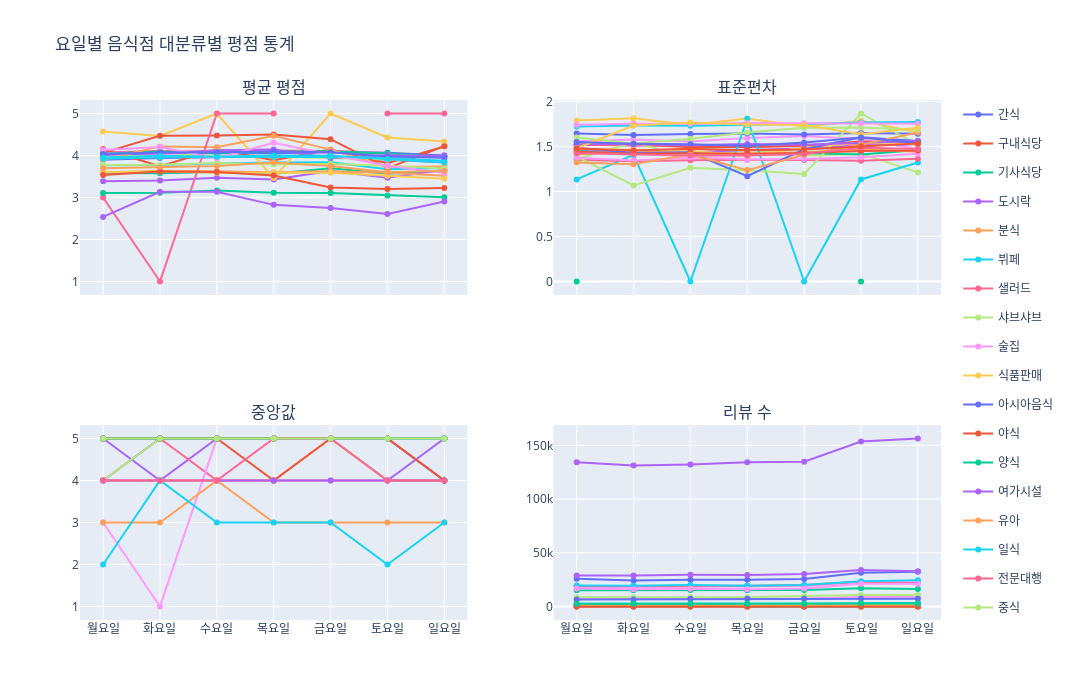

Write notebook code for a chart like this one.
### Code cell
def melt_df(df, value_name):
    return df.reset_index().melt(id_vars='reviewer_review_weekday', var_name='음식점_대분류', value_name=value_name)

df_mean = melt_df(grouped_mean, '평균')
df_std = melt_df(grouped_std, '표준편차')
df_median = melt_df(grouped_median, '중앙값')
df_count = melt_df(grouped_count, '리뷰 수')

fig = sp.make_subplots(
    rows=2, cols=2,
    subplot_titles=['평균 평점', '표준편차', '중앙값', '리뷰 수'],
    shared_xaxes=True
)

def add_trace(fig, df, row, col, y_name):
    for category in df['음식점_대분류'].unique():
        df_cat = df[df['음식점_대분류'] == category]
        fig.add_trace(
            go.Scatter(
                x=df_cat['reviewer_review_weekday'],
                y=df_cat[y_name],
                mode='lines+markers',
                name=category,
                legendgroup=category,
                showlegend=(row == 1 and col == 1) 
            ),
            row=row, col=col
        )

add_trace(fig, df_mean, 1, 1, '평균')
add_trace(fig, df_std, 1, 2, '표준편차')
add_trace(fig, df_median, 2, 1, '중앙값')
add_trace(fig, df_count, 2, 2, '리뷰 수')

fig.update_layout(height=700, width=1200, title_text='요일별 음식점 대분류별 평점 통계')
fig.show()

### Figure 1 — Plotly figure (JSON) as saved in the notebook; plotly's stock layout.template omitted (floating-point values rounded to 4 significant figures)
{"data": [{"legendgroup": "간식", "mode": "lines+markers", "name": "간식", "showlegend": true, "type": "scatter", "x": ["월요일", "화요일", "수요일", "목요일", "금요일", "토요일", "일요일"], "xaxis": "x", "y": [3.9, 3.938, 3.957, 3.992, 3.961, 3.902, 3.839], "yaxis": "y"}, {"legendgroup": "구내식당", "mode": "lines+markers", "name": "구내식당", "showlegend": true, "type": "scatter", "x": ["월요일", "화요일", "수요일", "목요일", "금요일", "토요일", "일요일"], "xaxis": "x", "y": [4.154, 3.747, 4.15, 3.89, 4.14, 3.814, 4.218], "yaxis": "y"}, {"legendgroup": "기사식당", "mode": "lines+markers", "name": "기사식당", "showlegend": true, "type": "scatter", "x": ["월요일", "화요일", "수요일", "목요일", "금요일", "토요일", "일요일"], "xaxis": "x", "y": [3.582, 3.578, 3.609, 3.567, 3.699, 3.564, 3.629], "yaxis": "y"}, {"legendgroup": "도시락", "mode": "lines+markers", "name": "도시락", "showlegend": true, "type": "scatter", "x": ["월요일", "화요일", "수요일", "목요일", "금요일", "토요일", "일요일"], "xaxis": "x", "y": [3.386, 3.407, 3.47, 3.427, 3.63, 3.469, 3.662], "yaxis": "y"}, {"legendgroup": "분식", "mode": "lines+markers", "name": "분식", "showlegend": true, "type": "scatter", "x": ["월요일", "화요일", "수요일", "목요일", "금요일", "토요일", "일요일"], "xaxis": "x", "y": [3.589, 3.639, 3.623, 3.603, 3.628, 3.587, 3.521], "yaxis": "y"}, {"legendgroup": "뷔페", "mode": "lines+markers", "name": "뷔페", "showlegend": true, "type": "scatter", "x": ["월요일", "화요일", "수요일", "목요일", "금요일", "토요일", "일요일"], "xaxis": "x", "y": [3.771, 3.775, 3.81, 3.835, 3.84, 3.673, 3.7], "yaxis": "y"}, {"legendgroup": "샐러드", "mode": "lines+markers", "name": "샐러드", "showlegend": true, "type": "scatter", "x": ["월요일", "화요일", "수요일", "목요일", "금요일", "토요일", "일요일"], "xaxis": "x", "y": [4.069, 4.106, 4.088, 4.118, 4.108, 4.062, 3.984], "yaxis": "y"}, {"legendgroup": "샤브샤브", "mode": "lines+markers", "name": "샤브샤브", "showlegend": true, "type": "scatter", "x": ["월요일", "화요일", "수요일", "목요일", "금요일", "토요일", "일요일"], "xaxis": "x", "y": [3.954, 4.015, 3.998, 3.974, 3.941, 3.907, 3.857], "yaxis": "y"}, {"legendgroup": "술집", "mode": "lines+markers", "name": "술집", "showlegend": true, "type": "scatter", "x": ["월요일", "화요일", "수요일", "목요일", "금요일", "토요일", "일요일"], "xaxis": "x", "y": [4.068, 4.032, 4.093, 4.085, 4.072, 4.007, 4.007], "yaxis": "y"}, {"legendgroup": "식품판매", "mode": "lines+markers", "name": "식품판매", "showlegend": true, "type": "scatter", "x": ["월요일", "화요일", "수요일", "목요일", "금요일", "토요일", "일요일"], "xaxis": "x", "y": [4.571, 4.467, 5.0, 3.462, 5.0, 4.429, 4.333], "yaxis": "y"}, {"legendgroup": "아시아음식", "mode": "lines+markers", "name": "아시아음식", "showlegend": true, "type": "scatter", "x": ["월요일", "화요일", "수요일", "목요일", "금요일", "토요일", "일요일"], "xaxis": "x", "y": [4.015, 4.069, 4.052, 4.052, 4.078, 4.066, 4.003], "yaxis": "y"}, {"legendgroup": "야식", "mode": "lines+markers", "name": "야식", "showlegend": true, "type": "scatter", "x": ["월요일", "화요일", "수요일", "목요일", "금요일", "토요일", "일요일"], "xaxis": "x", "y": [4.062, 4.471, 4.474, 4.5, 4.389, 3.7, 4.222], "yaxis": "y"}, {"legendgroup": "양식", "mode": "lines+markers", "name": "양식", "showlegend": true, "type": "scatter", "x": ["월요일", "화요일", "수요일", "목요일", "금요일", "토요일", "일요일"], "xaxis": "x", "y": [4.043, 4.093, 4.062, 4.091, 4.099, 4.051, 3.962], "yaxis": "y"}, {"legendgroup": "여가시설", "mode": "lines+markers", "name": "여가시설", "showlegend": true, "type": "scatter", "x": ["월요일", "화요일", "수요일", "목요일", "금요일", "토요일", "일요일"], "xaxis": "x", "y": [4.022, 4.048, 4.122, 4.14, 3.94, 4.005, 3.985], "yaxis": "y"}, {"legendgroup": "유아", "mode": "lines+markers", "name": "유아", "showlegend": true, "type": "scatter", "x": ["월요일", "화요일", "수요일", "목요일", "금요일", "토요일", "일요일"], "xaxis": "x", "y": [3.891, 4.217, 4.195, 4.472, 4.14, 3.727, 3.736], "yaxis": "y"}, {"legendgroup": "일식", "mode": "lines+markers", "name": "일식", "showlegend": true, "type": "scatter", "x": ["월요일", "화요일", "수요일", "목요일", "금요일", "토요일", "일요일"], "xaxis": "x", "y": [3.922, 3.958, 3.964, 3.967, 3.971, 3.938, 3.877], "yaxis": "y"}, {"legendgroup": "전문대행", "mode": "lines+markers", "name": "전문대행", "showlegend": true, "type": "scatter", "x": ["월요일", "화요일", "수요일", "목요일", "금요일", "토요일", "일요일"], "xaxis": "x", "y": [3.0, 1.0, 5.0, 5.0, NaN, 5.0, 5.0], "yaxis": "y"}, {"legendgroup": "중식", "mode": "lines+markers", "name": "중식", "showlegend": true, "type": "scatter", "x": ["월요일", "화요일", "수요일", "목요일", "금요일", "토요일", "일요일"], "xaxis": "x", "y": [3.772, 3.782, 3.819, 3.783, 3.8, 3.756, 3.691], "yaxis": "y"}, {"legendgroup": "철판요리", "mode": "lines+markers", "name": "철판요리", "showlegend": true, "type": "scatter", "x": ["월요일", "화요일", "수요일", "목요일", "금요일", "토요일", "일요일"], "xaxis": "x", "y": [4.131, 4.204, 3.934, 4.303, 4.019, 3.756, 3.585], "yaxis": "y"}, {"legendgroup": "치킨", "mode": "lines+markers", "name": "치킨", "showlegend": true, "type": "scatter", "x": ["월요일", "화요일", "수요일", "목요일", "금요일", "토요일", "일요일"], "xaxis": "x", "y": [3.609, 3.616, 3.587, 3.593, 3.591, 3.515, 3.445], "yaxis": "y"}, {"legendgroup": "카페", "mode": "lines+markers", "name": "카페", "showlegend": true, "type": "scatter", "x": ["월요일", "화요일", "수요일", "목요일", "금요일", "토요일", "일요일"], "xaxis": "x", "y": [4.033, 4.069, 4.079, 4.094, 4.075, 3.974, 3.945], "yaxis": "y"}, {"legendgroup": "패밀리레스토랑", "mode": "lines+markers", "name": "패밀리레스토랑", "showlegend": true, "type": "scatter", "x": ["월요일", "화요일", "수요일", "목요일", "금요일", "토요일", "일요일"], "xaxis": "x", "y": [3.534, 3.619, 3.607, 3.522, 3.24, 3.203, 3.228], "yaxis": "y"}, {"legendgroup": "패스트푸드", "mode": "lines+markers", "name": "패스트푸드", "showlegend": true, "type": "scatter", "x": ["월요일", "화요일", "수요일", "목요일", "금요일", "토요일", "일요일"], "xaxis": "x", "y": [3.108, 3.113, 3.166, 3.112, 3.11, 3.049, 3.003], "yaxis": "y"}, {"legendgroup": "푸드코트", "mode": "lines+markers", "name": "푸드코트", "showlegend": true, "type": "scatter", "x": ["월요일", "화요일", "수요일", "목요일", "금요일", "토요일", "일요일"], "xaxis": "x", "y": [2.537, 3.138, 3.138, 2.825, 2.75, 2.608, 2.904], "yaxis": "y"}, {"legendgroup": "퓨전요리", "mode": "lines+markers", "name": "퓨전요리", "showlegend": true, "type": "scatter", "x": ["월요일", "화요일", "수요일", "목요일", "금요일", "토요일", "일요일"], "xaxis": "x", "y": [3.695, 3.729, 3.752, 3.835, 3.749, 3.603, 3.638], "yaxis": "y"}, {"legendgroup": "한식", "mode": "lines+markers", "name": "한식", "showlegend": true, "type": "scatter", "x": ["월요일", "화요일", "수요일", "목요일", "금요일", "토요일", "일요일"], "xaxis": "x", "y": [3.955, 3.997, 3.968, 4.0, 3.996, 3.908, 3.832], "yaxis": "y"}, {"legendgroup": "간식", "mode": "lines+markers", "name": "간식", "showlegend": false, "type": "scatter", "x": ["월요일", "화요일", "수요일", "목요일", "금요일", "토요일", "일요일"], "xaxis": "x2", "y": [1.52, 1.509, 1.502, 1.493, 1.509, 1.527, 1.535], "yaxis": "y2"}, {"legendgroup": "구내식당", "mode": "lines+markers", "name": "구내식당", "showlegend": false, "type": "scatter", "x": ["월요일", "화요일", "수요일", "목요일", "금요일", "토요일", "일요일"], "xaxis": "x2", "y": [1.361, 1.546, 1.373, 1.466, 1.399, 1.42, 1.212], "yaxis": "y2"}, {"legendgroup": "기사식당", "mode": "lines+markers", "name": "기사식당", "showlegend": false, "type": "scatter", "x": ["월요일", "화요일", "수요일", "목요일", "금요일", "토요일", "일요일"], "xaxis": "x2", "y": [1.556, 1.578, 1.555, 1.593, 1.618, 1.584, 1.471], "yaxis": "y2"}, {"legendgroup": "도시락", "mode": "lines+markers", "name": "도시락", "showlegend": false, "type": "scatter", "x": ["월요일", "화요일", "수요일", "목요일", "금요일", "토요일", "일요일"], "xaxis": "x2", "y": [1.79, 1.814, 1.739, 1.81, 1.72, 1.786, 1.656], "yaxis": "y2"}, {"legendgroup": "분식", "mode": "lines+markers", "name": "분식", "showlegend": false, "type": "scatter", "x": ["월요일", "화요일", "수요일", "목요일", "금요일", "토요일", "일요일"], "xaxis": "x2", "y": [1.646, 1.627, 1.639, 1.643, 1.634, 1.649, 1.641], "yaxis": "y2"}, {"legendgroup": "뷔페", "mode": "lines+markers", "name": "뷔페", "showlegend": false, "type": "scatter", "x": ["월요일", "화요일", "수요일", "목요일", "금요일", "토요일", "일요일"], "xaxis": "x2", "y": [1.519, 1.533, 1.491, 1.496, 1.512, 1.556, 1.539], "yaxis": "y2"}, {"legendgroup": "샐러드", "mode": "lines+markers", "name": "샐러드", "showlegend": false, "type": "scatter", "x": ["월요일", "화요일", "수요일", "목요일", "금요일", "토요일", "일요일"], "xaxis": "x2", "y": [1.456, 1.423, 1.429, 1.405, 1.429, 1.412, 1.461], "yaxis": "y2"}, {"legendgroup": "샤브샤브", "mode": "lines+markers", "name": "샤브샤브", "showlegend": false, "type": "scatter", "x": ["월요일", "화요일", "수요일", "목요일", "금요일", "토요일", "일요일"], "xaxis": "x2", "y": [1.471, 1.43, 1.435, 1.462, 1.477, 1.51, 1.524], "yaxis": "y2"}, {"legendgroup": "술집", "mode": "lines+markers", "name": "술집", "showlegend": false, "type": "scatter", "x": ["월요일", "화요일", "수요일", "목요일", "금요일", "토요일", "일요일"], "xaxis": "x2", "y": [1.412, 1.462, 1.417, 1.422, 1.437, 1.472, 1.442], "yaxis": "y2"}, {"legendgroup": "식품판매", "mode": "lines+markers", "name": "식품판매", "showlegend": false, "type": "scatter", "x": ["월요일", "화요일", "수요일", "목요일", "금요일", "토요일", "일요일"], "xaxis": "x2", "y": [1.134, 1.407, 0.0, 1.808, 0.0, 1.134, 1.323], "yaxis": "y2"}, {"legendgroup": "아시아음식", "mode": "lines+markers", "name": "아시아음식", "showlegend": false, "type": "scatter", "x": ["월요일", "화요일", "수요일", "목요일", "금요일", "토요일", "일요일"], "xaxis": "x2", "y": [1.353, 1.337, 1.347, 1.353, 1.351, 1.342, 1.365], "yaxis": "y2"}, {"legendgroup": "야식", "mode": "lines+markers", "name": "야식", "showlegend": false, "type": "scatter", "x": ["월요일", "화요일", "수요일", "목요일", "금요일", "토요일", "일요일"], "xaxis": "x2", "y": [1.389, 1.068, 1.264, 1.235, 1.195, 1.867, 1.517], "yaxis": "y2"}, {"legendgroup": "양식", "mode": "lines+markers", "name": "양식", "showlegend": false, "type": "scatter", "x": ["월요일", "화요일", "수요일", "목요일", "금요일", "토요일", "일요일"], "xaxis": "x2", "y": [1.374, 1.346, 1.377, 1.357, 1.36, 1.379, 1.419], "yaxis": "y2"}, {"legendgroup": "여가시설", "mode": "lines+markers", "name": "여가시설", "showlegend": false, "type": "scatter", "x": ["월요일", "화요일", "수요일", "목요일", "금요일", "토요일", "일요일"], "xaxis": "x2", "y": [1.473, 1.464, 1.457, 1.395, 1.49, 1.543, 1.525], "yaxis": "y2"}, {"legendgroup": "유아", "mode": "lines+markers", "name": "유아", "showlegend": false, "type": "scatter", "x": ["월요일", "화요일", "수요일", "목요일", "금요일", "토요일", "일요일"], "xaxis": "x2", "y": [1.487, 1.427, 1.436, 1.17, 1.469, 1.602, 1.562], "yaxis": "y2"}, {"legendgroup": "일식", "mode": "lines+markers", "name": "일식", "showlegend": false, "type": "scatter", "x": ["월요일", "화요일", "수요일", "목요일", "금요일", "토요일", "일요일"], "xaxis": "x2", "y": [1.442, 1.42, 1.426, 1.42, 1.427, 1.449, 1.456], "yaxis": "y2"}, {"legendgroup": "전문대행", "mode": "lines+markers", "name": "전문대행", "showlegend": false, "type": "scatter", "x": ["월요일", "화요일", "수요일", "목요일", "금요일", "토요일", "일요일"], "xaxis": "x2", "y": [0.0, NaN, NaN, NaN, NaN, 0.0, NaN], "yaxis": "y2"}, {"legendgroup": "중식", "mode": "lines+markers", "name": "중식", "showlegend": false, "type": "scatter", "x": ["월요일", "화요일", "수요일", "목요일", "금요일", "토요일", "일요일"], "xaxis": "x2", "y": [1.522, 1.529, 1.513, 1.528, 1.52, 1.538, 1.56], "yaxis": "y2"}, {"legendgroup": "철판요리", "mode": "lines+markers", "name": "철판요리", "showlegend": false, "type": "scatter", "x": ["월요일", "화요일", "수요일", "목요일", "금요일", "토요일", "일요일"], "xaxis": "x2", "y": [1.323, 1.302, 1.413, 1.238, 1.407, 1.521, 1.655], "yaxis": "y2"}, {"legendgroup": "치킨", "mode": "lines+markers", "name": "치킨", "showlegend": false, "type": "scatter", "x": ["월요일", "화요일", "수요일", "목요일", "금요일", "토요일", "일요일"], "xaxis": "x2", "y": [1.722, 1.733, 1.731, 1.739, 1.751, 1.766, 1.773], "yaxis": "y2"}, {"legendgroup": "카페", "mode": "lines+markers", "name": "카페", "showlegend": false, "type": "scatter", "x": ["월요일", "화요일", "수요일", "목요일", "금요일", "토요일", "일요일"], "xaxis": "x2", "y": [1.426, 1.415, 1.401, 1.401, 1.416, 1.487, 1.472], "yaxis": "y2"}, {"legendgroup": "패밀리레스토랑", "mode": "lines+markers", "name": "패밀리레스토랑", "showlegend": false, "type": "scatter", "x": ["월요일", "화요일", "수요일", "목요일", "금요일", "토요일", "일요일"], "xaxis": "x2", "y": [1.6, 1.534, 1.585, 1.656, 1.71, 1.711, 1.687], "yaxis": "y2"}, {"legendgroup": "패스트푸드", "mode": "lines+markers", "name": "패스트푸드", "showlegend": false, "type": "scatter", "x": ["월요일", "화요일", "수요일", "목요일", "금요일", "토요일", "일요일"], "xaxis": "x2", "y": [1.742, 1.753, 1.752, 1.761, 1.759, 1.757, 1.753], "yaxis": "y2"}, {"legendgroup": "푸드코트", "mode": "lines+markers", "name": "푸드코트", "showlegend": false, "type": "scatter", "x": ["월요일", "화요일", "수요일", "목요일", "금요일", "토요일", "일요일"], "xaxis": "x2", "y": [1.48, 1.734, 1.767, 1.744, 1.74, 1.636, 1.708], "yaxis": "y2"}, {"legendgroup": "퓨전요리", "mode": "lines+markers", "name": "퓨전요리", "showlegend": false, "type": "scatter", "x": ["월요일", "화요일", "수요일", "목요일", "금요일", "토요일", "일요일"], "xaxis": "x2", "y": [1.55, 1.531, 1.524, 1.505, 1.543, 1.601, 1.539], "yaxis": "y2"}, {"legendgroup": "한식", "mode": "lines+markers", "name": "한식", "showlegend": false, "type": "scatter", "x": ["월요일", "화요일", "수요일", "목요일", "금요일", "토요일", "일요일"], "xaxis": "x2", "y": [1.478, 1.456, 1.475, 1.457, 1.466, 1.503, 1.533], "yaxis": "y2"}, {"legendgroup": "간식", "mode": "lines+markers", "name": "간식", "showlegend": false, "type": "scatter", "x": ["월요일", "화요일", "수요일", "목요일", "금요일", "토요일", "일요일"], "xaxis": "x3", "y": [5.0, 5.0, 5.0, 5.0, 5.0, 5.0, 5.0], "yaxis": "y3"}, {"legendgroup": "구내식당", "mode": "lines+markers", "name": "구내식당", "showlegend": false, "type": "scatter", "x": ["월요일", "화요일", "수요일", "목요일", "금요일", "토요일", "일요일"], "xaxis": "x3", "y": [5.0, 4.0, 5.0, 5.0, 5.0, 4.0, 5.0], "yaxis": "y3"}, {"legendgroup": "기사식당", "mode": "lines+markers", "name": "기사식당", "showlegend": false, "type": "scatter", "x": ["월요일", "화요일", "수요일", "목요일", "금요일", "토요일", "일요일"], "xaxis": "x3", "y": [4.0, 4.0, 4.0, 4.0, 5.0, 4.0, 4.0], "yaxis": "y3"}, {"legendgroup": "도시락", "mode": "lines+markers", "name": "도시락", "showlegend": false, "type": "scatter", "x": ["월요일", "화요일", "수요일", "목요일", "금요일", "토요일", "일요일"], "xaxis": "x3", "y": [4.0, 5.0, 5.0, 5.0, 5.0, 5.0, 5.0], "yaxis": "y3"}, {"legendgroup": "분식", "mode": "lines+markers", "name": "분식", "showlegend": false, "type": "scatter", "x": ["월요일", "화요일", "수요일", "목요일", "금요일", "토요일", "일요일"], "xaxis": "x3", "y": [4.0, 5.0, 4.0, 4.0, 4.0, 4.0, 4.0], "yaxis": "y3"}, {"legendgroup": "뷔페", "mode": "lines+markers", "name": "뷔페", "showlegend": false, "type": "scatter", "x": ["월요일", "화요일", "수요일", "목요일", "금요일", "토요일", "일요일"], "xaxis": "x3", "y": [4.0, 5.0, 5.0, 5.0, 5.0, 4.0, 4.0], "yaxis": "y3"}, {"legendgroup": "샐러드", "mode": "lines+markers", "name": "샐러드", "showlegend": false, "type": "scatter", "x": ["월요일", "화요일", "수요일", "목요일", "금요일", "토요일", "일요일"], "xaxis": "x3", "y": [5.0, 5.0, 5.0, 5.0, 5.0, 5.0, 5.0], "yaxis": "y3"}, {"legendgroup": "샤브샤브", "mode": "lines+markers", "name": "샤브샤브", "showlegend": false, "type": "scatter", "x": ["월요일", "화요일", "수요일", "목요일", "금요일", "토요일", "일요일"], "xaxis": "x3", "y": [5.0, 5.0, 5.0, 5.0, 5.0, 5.0, 5.0], "yaxis": "y3"}, {"legendgroup": "술집", "mode": "lines+markers", "name": "술집", "showlegend": false, "type": "scatter", "x": ["월요일", "화요일", "수요일", "목요일", "금요일", "토요일", "일요일"], "xaxis": "x3", "y": [5.0, 5.0, 5.0, 5.0, 5.0, 5.0, 5.0], "yaxis": "y3"}, {"legendgroup": "식품판매", "mode": "lines+markers", "name": "식품판매", "showlegend": false, "type": "scatter", "x": ["월요일", "화요일", "수요일", "목요일", "금요일", "토요일", "일요일"], "xaxis": "x3", "y": [5.0, 5.0, 5.0, 4.0, 5.0, 5.0, 5.0], "yaxis": "y3"}, {"legendgroup": "아시아음식", "mode": "lines+markers", "name": "아시아음식", "showlegend": false, "type": "scatter", "x": ["월요일", "화요일", "수요일", "목요일", "금요일", "토요일", "일요일"], "xaxis": "x3", "y": [5.0, 5.0, 5.0, 5.0, 5.0, 5.0, 5.0], "yaxis": "y3"}, {"legendgroup": "야식", "mode": "lines+markers", "name": "야식", "showlegend": false, "type": "scatter", "x": ["월요일", "화요일", "수요일", "목요일", "금요일", "토요일", "일요일"], "xaxis": "x3", "y": [5.0, 5.0, 5.0, 5.0, 5.0, 5.0, 5.0], "yaxis": "y3"}, {"legendgroup": "양식", "mode": "lines+markers", "name": "양식", "showlegend": false, "type": "scatter", "x": ["월요일", "화요일", "수요일", "목요일", "금요일", "토요일", "일요일"], "xaxis": "x3", "y": [5.0, 5.0, 5.0, 5.0, 5.0, 5.0, 5.0], "yaxis": "y3"}, {"legendgroup": "여가시설", "mode": "lines+markers", "name": "여가시설", "showlegend": false, "type": "scatter", "x": ["월요일", "화요일", "수요일", "목요일", "금요일", "토요일", "일요일"], "xaxis": "x3", "y": [5.0, 5.0, 5.0, 5.0, 5.0, 5.0, 5.0], "yaxis": "y3"}, {"legendgroup": "유아", "mode": "lines+markers", "name": "유아", "showlegend": false, "type": "scatter", "x": ["월요일", "화요일", "수요일", "목요일", "금요일", "토요일", "일요일"], "xaxis": "x3", "y": [5.0, 5.0, 5.0, 5.0, 5.0, 5.0, 4.0], "yaxis": "y3"}, {"legendgroup": "일식", "mode": "lines+markers", "name": "일식", "showlegend": false, "type": "scatter", "x": ["월요일", "화요일", "수요일", "목요일", "금요일", "토요일", "일요일"], "xaxis": "x3", "y": [5.0, 5.0, 5.0, 5.0, 5.0, 5.0, 5.0], "yaxis": "y3"}, {"legendgroup": "전문대행", "mode": "lines+markers", "name": "전문대행", "showlegend": false, "type": "scatter", "x": ["월요일", "화요일", "수요일", "목요일", "금요일", "토요일", "일요일"], "xaxis": "x3", "y": [3.0, 1.0, 5.0, 5.0, NaN, 5.0, 5.0], "yaxis": "y3"}, {"legendgroup": "중식", "mode": "lines+markers", "name": "중식", "showlegend": false, "type": "scatter", "x": ["월요일", "화요일", "수요일", "목요일", "금요일", "토요일", "일요일"], "xaxis": "x3", "y": [5.0, 5.0, 5.0, 5.0, 5.0, 5.0, 4.0], "yaxis": "y3"}, {"legendgroup": "철판요리", "mode": "lines+markers", "name": "철판요리", "showlegend": false, "type": "scatter", "x": ["월요일", "화요일", "수요일", "목요일", "금요일", "토요일", "일요일"], "xaxis": "x3", "y": [5.0, 5.0, 5.0, 5.0, 5.0, 5.0, 4.0], "yaxis": "y3"}, {"legendgroup": "치킨", "mode": "lines+markers", "name": "치킨", "showlegend": false, "type": "scatter", "x": ["월요일", "화요일", "수요일", "목요일", "금요일", "토요일", "일요일"], "xaxis": "x3", "y": [5.0, 5.0, 5.0, 5.0, 5.0, 5.0, 4.0], "yaxis": "y3"}, {"legendgroup": "카페", "mode": "lines+markers", "name": "카페", "showlegend": false, "type": "scatter", "x": ["월요일", "화요일", "수요일", "목요일", "금요일", "토요일", "일요일"], "xaxis": "x3", "y": [5.0, 5.0, 5.0, 5.0, 5.0, 5.0, 5.0], "yaxis": "y3"}, {"legendgroup": "패밀리레스토랑", "mode": "lines+markers", "name": "패밀리레스토랑", "showlegend": false, "type": "scatter", "x": ["월요일", "화요일", "수요일", "목요일", "금요일", "토요일", "일요일"], "xaxis": "x3", "y": [4.0, 4.0, 4.0, 4.0, 4.0, 4.0, 4.0], "yaxis": "y3"}, {"legendgroup": "패스트푸드", "mode": "lines+markers", "name": "패스트푸드", "showlegend": false, "type": "scatter", "x": ["월요일", "화요일", "수요일", "목요일", "금요일", "토요일", "일요일"], "xaxis": "x3", "y": [3.0, 3.0, 4.0, 3.0, 3.0, 3.0, 3.0], "yaxis": "y3"}, {"legendgroup": "푸드코트", "mode": "lines+markers", "name": "푸드코트", "showlegend": false, "type": "scatter", "x": ["월요일", "화요일", "수요일", "목요일", "금요일", "토요일", "일요일"], "xaxis": "x3", "y": [2.0, 4.0, 3.0, 3.0, 3.0, 2.0, 3.0], "yaxis": "y3"}, {"legendgroup": "퓨전요리", "mode": "lines+markers", "name": "퓨전요리", "showlegend": false, "type": "scatter", "x": ["월요일", "화요일", "수요일", "목요일", "금요일", "토요일", "일요일"], "xaxis": "x3", "y": [4.0, 4.0, 4.0, 5.0, 5.0, 4.0, 4.0], "yaxis": "y3"}, {"legendgroup": "한식", "mode": "lines+markers", "name": "한식", "showlegend": false, "type": "scatter", "x": ["월요일", "화요일", "수요일", "목요일", "금요일", "토요일", "일요일"], "xaxis": "x3", "y": [5.0, 5.0, 5.0, 5.0, 5.0, 5.0, 5.0], "yaxis": "y3"}, {"legendgroup": "간식", "mode": "lines+markers", "name": "간식", "showlegend": false, "type": "scatter", "x": ["월요일", "화요일", "수요일", "목요일", "금요일", "토요일", "일요일"], "xaxis": "x4", "y": [18450.0, 18010.0, 18440.0, 18590.0, 19190.0, 22530.0, 22700.0], "yaxis": "y4"}, {"legendgroup": "구내식당", "mode": "lines+markers", "name": "구내식당", "showlegend": false, "type": "scatter", "x": ["월요일", "화요일", "수요일", "목요일", "금요일", "토요일", "일요일"], "xaxis": "x4", "y": [65.0, 91.0, 100.0, 82.0, 86.0, 59.0, 55.0], "yaxis": "y4"}, {"legendgroup": "기사식당", "mode": "lines+markers", "name": "기사식당", "showlegend": false, "type": "scatter", "x": ["월요일", "화요일", "수요일", "목요일", "금요일", "토요일", "일요일"], "xaxis": "x4", "y": [304.0, 270.0, 279.0, 254.0, 272.0, 335.0, 345.0], "yaxis": "y4"}, {"legendgroup": "도시락", "mode": "lines+markers", "name": "도시락", "showlegend": false, "type": "scatter", "x": ["월요일", "화요일", "수요일", "목요일", "금요일", "토요일", "일요일"], "xaxis": "x4", "y": [459.0, 482.0, 504.0, 529.0, 579.0, 456.0, 414.0], "yaxis": "y4"}, {"legendgroup": "분식", "mode": "lines+markers", "name": "분식", "showlegend": false, "type": "scatter", "x": ["월요일", "화요일", "수요일", "목요일", "금요일", "토요일", "일요일"], "xaxis": "x4", "y": [15030.0, 15030.0, 15350.0, 15200.0, 15310.0, 16870.0, 16320.0], "yaxis": "y4"}, {"legendgroup": "뷔페", "mode": "lines+markers", "name": "뷔페", "showlegend": false, "type": "scatter", "x": ["월요일", "화요일", "수요일", "목요일", "금요일", "토요일", "일요일"], "xaxis": "x4", "y": [1754.0, 1700.0, 1746.0, 1837.0, 1809.0, 1868.0, 1806.0], "yaxis": "y4"}, {"legendgroup": "샐러드", "mode": "lines+markers", "name": "샐러드", "showlegend": false, "type": "scatter", "x": ["월요일", "화요일", "수요일", "목요일", "금요일", "토요일", "일요일"], "xaxis": "x4", "y": [1614.0, 1720.0, 1853.0, 1690.0, 1706.0, 1424.0, 1360.0], "yaxis": "y4"}, {"legendgroup": "샤브샤브", "mode": "lines+markers", "name": "샤브샤브", "showlegend": false, "type": "scatter", "x": ["월요일", "화요일", "수요일", "목요일", "금요일", "토요일", "일요일"], "xaxis": "x4", "y": [2629.0, 2445.0, 2474.0, 2457.0, 2539.0, 3078.0, 3306.0], "yaxis": "y4"}, {"legendgroup": "술집", "mode": "lines+markers", "name": "술집", "showlegend": false, "type": "scatter", "x": ["월요일", "화요일", "수요일", "목요일", "금요일", "토요일", "일요일"], "xaxis": "x4", "y": [18740.0, 18820.0, 18790.0, 19320.0, 20080.0, 22980.0, 21440.0], "yaxis": "y4"}, {"legendgroup": "식품판매", "mode": "lines+markers", "name": "식품판매", "showlegend": false, "type": "scatter", "x": ["월요일", "화요일", "수요일", "목요일", "금요일", "토요일", "일요일"], "xaxis": "x4", "y": [7.0, 15.0, 5.0, 13.0, 6.0, 7.0, 9.0], "yaxis": "y4"}, {"legendgroup": "아시아음식", "mode": "lines+markers", "name": "아시아음식", "showlegend": false, "type": "scatter", "x": ["월요일", "화요일", "수요일", "목요일", "금요일", "토요일", "일요일"], "xaxis": "x4", "y": [7145.0, 7090.0, 7263.0, 7280.0, 7475.0, 8737.0, 9179.0], "yaxis": "y4"}, {"legendgroup": "야식", "mode": "lines+markers", "name": "야식", "showlegend": false, "type": "scatter", "x": ["월요일", "화요일", "수요일", "목요일", "금요일", "토요일", "일요일"], "xaxis": "x4", "y": [16.0, 17.0, 19.0, 20.0, 18.0, 20.0, 18.0], "yaxis": "y4"}, {"legendgroup": "양식", "mode": "lines+markers", "name": "양식", "showlegend": false, "type": "scatter", "x": ["월요일", "화요일", "수요일", "목요일", "금요일", "토요일", "일요일"], "xaxis": "x4", "y": [25760.0, 24150.0, 24940.0, 24900.0, 25560.0, 31330.0, 32440.0], "yaxis": "y4"}, {"legendgroup": "여가시설", "mode": "lines+markers", "name": "여가시설", "showlegend": false, "type": "scatter", "x": ["월요일", "화요일", "수요일", "목요일", "금요일", "토요일", "일요일"], "xaxis": "x4", "y": [136.0, 145.0, 147.0, 114.0, 149.0, 188.0, 194.0], "yaxis": "y4"}, {"legendgroup": "유아", "mode": "lines+markers", "name": "유아", "showlegend": false, "type": "scatter", "x": ["월요일", "화요일", "수요일", "목요일", "금요일", "토요일", "일요일"], "xaxis": "x4", "y": [55.0, 60.0, 41.0, 53.0, 57.0, 99.0, 91.0], "yaxis": "y4"}, {"legendgroup": "일식", "mode": "lines+markers", "name": "일식", "showlegend": false, "type": "scatter", "x": ["월요일", "화요일", "수요일", "목요일", "금요일", "토요일", "일요일"], "xaxis": "x4", "y": [28890.0, 28870.0, 29590.0, 29380.0, 30180.0, 33930.0, 32850.0], "yaxis": "y4"}, {"legendgroup": "전문대행", "mode": "lines+markers", "name": "전문대행", "showlegend": false, "type": "scatter", "x": ["월요일", "화요일", "수요일", "목요일", "금요일", "토요일", "일요일"], "xaxis": "x4", "y": [2.0, 1.0, 1.0, 1.0, NaN, 3.0, 1.0], "yaxis": "y4"}, {"legendgroup": "중식", "mode": "lines+markers", "name": "중식", "showlegend": false, "type": "scatter", "x": ["월요일", "화요일", "수요일", "목요일", "금요일", "토요일", "일요일"], "xaxis": "x4", "y": [19560.0, 19380.0, 19940.0, 19400.0, 20000.0, 23410.0, 24380.0], "yaxis": "y4"}, {"legendgroup": "철판요리", "mode": "lines+markers", "name": "철판요리", "showlegend": false, "type": "scatter", "x": ["월요일", "화요일", "수요일", "목요일", "금요일", "토요일", "일요일"], "xaxis": "x4", "y": [122.0, 108.0, 121.0, 142.0, 104.0, 127.0, 147.0], "yaxis": "y4"}, {"legendgroup": "치킨", "mode": "lines+markers", "name": "치킨", "showlegend": false, "type": "scatter", "x": ["월요일", "화요일", "수요일", "목요일", "금요일", "토요일", "일요일"], "xaxis": "x4", "y": [8510.0, 8641.0, 8744.0, 8601.0, 9734.0, 10770.0, 10680.0], "yaxis": "y4"}, {"legendgroup": "카페", "mode": "lines+markers", "name": "카페", "showlegend": false, "type": "scatter", "x": ["월요일", "화요일", "수요일", "목요일", "금요일", "토요일", "일요일"], "xaxis": "x4", "y": [16740.0, 15950.0, 16560.0, 16000.0, 16650.0, 21090.0, 21240.0], "yaxis": "y4"}, {"legendgroup": "패밀리레스토랑", "mode": "lines+markers", "name": "패밀리레스토랑", "showlegend": false, "type": "scatter", "x": ["월요일", "화요일", "수요일", "목요일", "금요일", "토요일", "일요일"], "xaxis": "x4", "y": [959.0, 762.0, 784.0, 961.0, 863.0, 1190.0, 1318.0], "yaxis": "y4"}, {"legendgroup": "패스트푸드", "mode": "lines+markers", "name": "패스트푸드", "showlegend": false, "type": "scatter", "x": ["월요일", "화요일", "수요일", "목요일", "금요일", "토요일", "일요일"], "xaxis": "x4", "y": [6514.0, 6624.0, 7201.0, 7307.0, 7106.0, 7468.0, 7231.0], "yaxis": "y4"}, {"legendgroup": "푸드코트", "mode": "lines+markers", "name": "푸드코트", "showlegend": false, "type": "scatter", "x": ["월요일", "화요일", "수요일", "목요일", "금요일", "토요일", "일요일"], "xaxis": "x4", "y": [67.0, 80.0, 65.0, 57.0, 68.0, 79.0, 83.0], "yaxis": "y4"}, {"legendgroup": "퓨전요리", "mode": "lines+markers", "name": "퓨전요리", "showlegend": false, "type": "scatter", "x": ["월요일", "화요일", "수요일", "목요일", "금요일", "토요일", "일요일"], "xaxis": "x4", "y": [2492.0, 2524.0, 2480.0, 2491.0, 2594.0, 2938.0, 2783.0], "yaxis": "y4"}, {"legendgroup": "한식", "mode": "lines+markers", "name": "한식", "showlegend": false, "type": "scatter", "x": ["월요일", "화요일", "수요일", "목요일", "금요일", "토요일", "일요일"], "xaxis": "x4", "y": [134200.0, 131200.0, 132200.0, 134200.0, 134800.0, 153600.0, 156400.0], "yaxis": "y4"}], "layout": {"annotations": [{"font": {"size": 16}, "showarrow": false, "text": "평균 평점", "x": 0.225, "xanchor": "center", "xref": "paper", "y": 1, "yanchor": "bottom", "yref": "paper"}, {"font": {"size": 16}, "showarrow": false, "text": "표준편차", "x": 0.775, "xanchor": "center", "xref": "paper", "y": 1, "yanchor": "bottom", "yref": "paper"}, {"font": {"size": 16}, "showarrow": false, "text": "중앙값", "x": 0.225, "xanchor": "center", "xref": "paper", "y": 0.375, "yanchor": "bottom", "yref": "paper"}, {"font": {"size": 16}, "showarrow": false, "text": "리뷰 수", "x": 0.775, "xanchor": "center", "xref": "paper", "y": 0.375, "yanchor": "bottom", "yref": "paper"}], "height": 700, "title": {"text": "요일별 음식점 대분류별 평점 통계"}, "width": 1200, "xaxis": {"anchor": "y", "domain": [0, 0.45], "matches": "x3", "showticklabels": false}, "xaxis2": {"anchor": "y2", "domain": [0.55, 1], "matches": "x4", "showticklabels": false}, "xaxis3": {"anchor": "y3", "domain": [0, 0.45]}, "xaxis4": {"anchor": "y4", "domain": [0.55, 1]}, "yaxis": {"anchor": "x", "domain": [0.625, 1]}, "yaxis2": {"anchor": "x2", "domain": [0.625, 1]}, "yaxis3": {"anchor": "x3", "domain": [0, 0.375]}, "yaxis4": {"anchor": "x4", "domain": [0, 0.375]}}}
